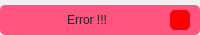
                     <widget class="QFrame" name="top_bar">
                      <property name="minimumSize">
                       <size>
                        <width>0</width>
                        <height>35</height>
                       </size>
                      </property>
                      <property name="maximumSize">
                       <size>
                        <width>16777215</width>
                        <height>35</height>
                       </size>
                      </property>
                      <property name="styleSheet">
                       <string notr="true"/>
                      </property>
                      <property name="frameShape">
                       <enum>QFrame::NoFrame</enum>
                      </property>
                      <property name="frameShadow">
                       <enum>QFrame::Raised</enum>
                      </property>
                      <layout class="QHBoxLayout" name="horizontalLayout_13">
                       <property name="spacing">
                        <number>0</number>
                       </property>
                       <property name="leftMargin">
                        <number>0</number>
                       </property>
                       <property name="topMargin">
                        <number>5</number>
                       </property>
                       <property name="rightMargin">
                        <number>0</number>
                       </property>
                       <property name="bottomMargin">
                        <number>0</number>
                       </property>
                       <item>
                        <widget class="QFrame" name="frame">
                         <property name="maximumSize">
                          <size>
                           <width>550</width>
                           <height>16777215</height>
                          </size>
                         </property>
                         <property name="styleSheet">
                          <string notr="true">background-color: rgb(255, 85, 127);
border-radius: 5px;</string>
                         </property>
                         <property name="frameShape">
                          <enum>QFrame::StyledPanel</enum>
                         </property>
                         <property name="frameShadow">
                          <enum>QFrame::Raised</enum>
                         </property>
                         <layout class="QHBoxLayout" name="horizontalLayout_14">
                          <property name="leftMargin">
                           <number>10</number>
                          </property>
                          <property name="topMargin">
                           <number>3</number>
                          </property>
                          <property name="rightMargin">
                           <number>10</number>
                          </property>
                          <property name="bottomMargin">
                           <number>3</number>
                          </property>
                          <item>
                           <widget class="QLabel" name="label_error">
                            <property name="styleSheet">
                             <string notr="true">color: rgb(35, 35, 35);</string>
                            </property>
                            <property name="text">
                             <string>Error !!!</string>
                            </property>
                            <property name="alignment">
                             <set>Qt::AlignCenter</set>
                            </property>
                           </widget>
                          </item>
                          <item>
                           <widget class="QPushButton" name="pb_close_pup">
                            <property name="maximumSize">
                             <size>
                              <width>20</width>
                              <height>20</height>
                             </size>
                            </property>
                            <property name="styleSheet">
                             <string notr="true">QPushButton {
	border-radius: 5px;
	background-image: url(C:/Users/idris/Documents/qt/eye_of_god/resource/images/cil-x.png);
	background-position: center;
	background-color: rgb(255, 0, 0);
}
QPushButton:hover {
	background-color: rgb(50, 50, 50);
	color: rgb(200, 200, 200);
}
QPushButton:pressed {
	background-color: rgb(35, 35, 35);
	color: rgb(200, 200, 200);
}</string>
                            </property>
                            <property name="text">
                             <string/>
                            </property>
                           </widget>
                          </item>
                         </layout>
                        </widget>
                       </item>
                      </layout>
                     </widget>
